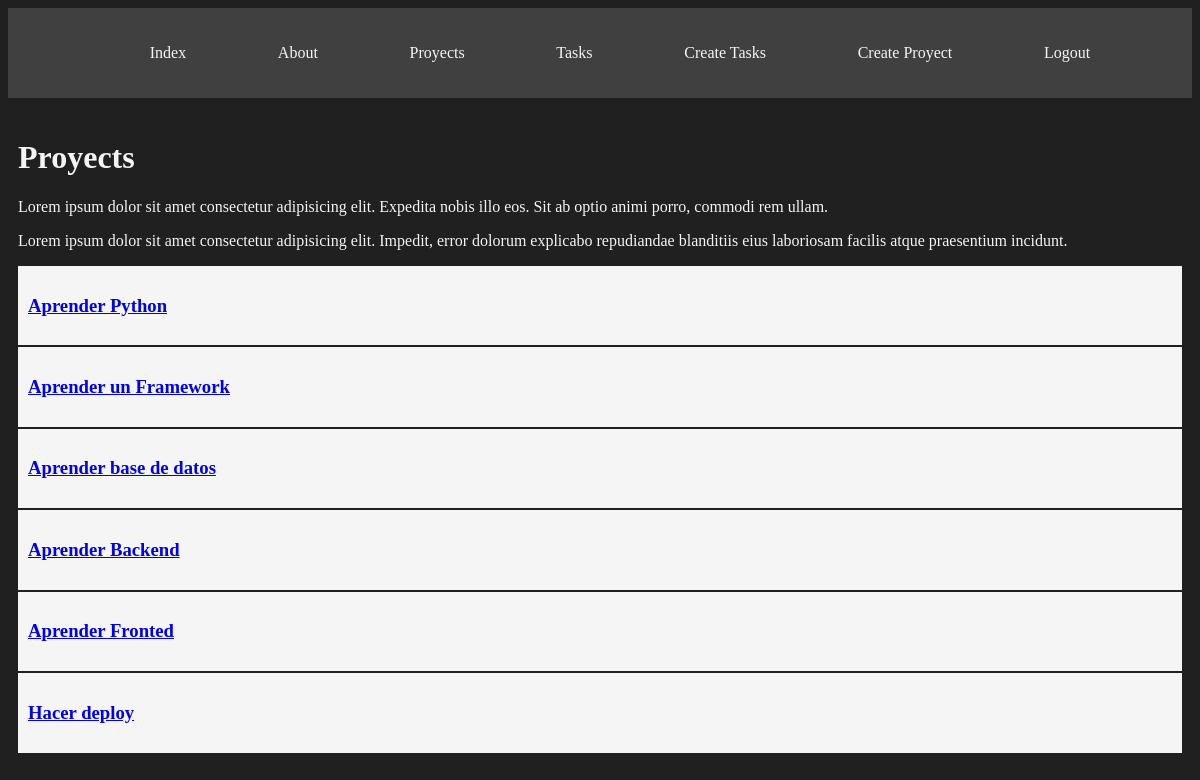
Page /proyects/ (signed in) on the committed database.
### myapp/models.py (models this page shows, shortened)
class Proyect(models.Model):
    name = models.CharField(max_length=200)

### myapp/views.py (the view)
# urls.py: path('proyects/', views.proyects, name='proyects'),
def proyects(request):
    proyects = list(Proyect.objects.values())
    return render(request, "proyects/proyects.html",
                  {"proyects": proyects})

### myapp/templates/proyects/proyects.html
    {% extends 'layouts/base.html' %}
    {% block content %}
    <h1>Proyects</h1>
    <p>Lorem ipsum dolor sit amet consectetur adipisicing elit. Expedita nobis illo eos. Sit ab optio animi porro, commodi rem ullam.</p>
    <p>Lorem ipsum dolor sit amet consectetur adipisicing elit. Impedit, error dolorum explicabo repudiandae blanditiis eius laboriosam facilis atque praesentium incidunt.</p>
    {% for proyect in proyects %}
        <article class="card">
            <a href="{% url 'proyects_detail' proyect.id %} ">
            <h3>{{proyect.name}}  </h3>
            </a>
        </article>
    {% endfor %}
    {% endblock %}

### myapp/static/styles/main.css (style rules this page uses)
body { background: #202020; color: whitesmoke; }
.card { background: whitesmoke; padding: 10px; margin-bottom: 2px; color: black; }

### rows in the picture
Proyect: name "Aprender Python"
Proyect: name "Aprender un Framework"
Proyect: name "Aprender base de datos"
Proyect: name "Aprender Backend"
Proyect: name "Aprender Fronted"
Proyect: name "Hacer deploy"
